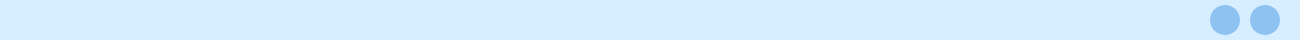
<?xml version="1.0" encoding="UTF-8"?>
<ui version="4.0">
 <class>Form</class>
 <widget class="QWidget" name="Form">
  <property name="geometry">
   <rect>
    <x>0</x>
    <y>0</y>
    <width>1300</width>
    <height>40</height>
   </rect>
  </property>
  <property name="windowTitle">
   <string>Form</string>
  </property>
  <property name="styleSheet">
   <string notr="true">*{
background-color: rgba(189, 227, 255, 0.4);
}

QLabel{
	font-size:25px;
	color: rgb(255, 255, 255);
	background:none;
}

QPushButton:hover {
 background:   rgb(48, 120, 200);
}
QPushButton{
border-radius:15px;
background: rgba(35, 130, 220,0.4);
}
</string>
  </property>
  <widget class="QPushButton" name="close_button">
   <property name="geometry">
    <rect>
     <x>1250</x>
     <y>5</y>
     <width>30</width>
     <height>30</height>
    </rect>
   </property>
   <property name="styleSheet">
    <string notr="true"/>
   </property>
   <property name="text">
    <string/>
   </property>
   <property name="icon">
    <iconset>
     <normaloff>../ICONS/close.png</normaloff>../ICONS/close.png</iconset>
   </property>
   <property name="iconSize">
    <size>
     <width>20</width>
     <height>20</height>
    </size>
   </property>
  </widget>
  <widget class="QPushButton" name="minimize_button">
   <property name="geometry">
    <rect>
     <x>1210</x>
     <y>5</y>
     <width>30</width>
     <height>30</height>
    </rect>
   </property>
   <property name="text">
    <string/>
   </property>
   <property name="icon">
    <iconset>
     <normaloff>../ICONS/minimize.png</normaloff>../ICONS/minimize.png</iconset>
   </property>
   <property name="iconSize">
    <size>
     <width>20</width>
     <height>20</height>
    </size>
   </property>
  </widget>
  <widget class="QLabel" name="label">
   <property name="geometry">
    <rect>
     <x>525</x>
     <y>0</y>
     <width>250</width>
     <height>41</height>
    </rect>
   </property>
   <property name="text">
    <string/>
   </property>
   <property name="alignment">
    <set>Qt::AlignCenter</set>
   </property>
  </widget>
 </widget>
 <resources/>
 <connections/>
</ui>
